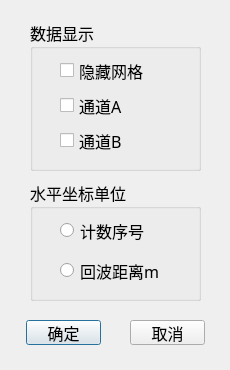
<?xml version="1.0" encoding="UTF-8"?>
<ui version="4.0">
 <class>plotDialog</class>
 <widget class="QDialog" name="plotDialog">
  <property name="geometry">
   <rect>
    <x>0</x>
    <y>0</y>
    <width>230</width>
    <height>370</height>
   </rect>
  </property>
  <property name="minimumSize">
   <size>
    <width>230</width>
    <height>370</height>
   </size>
  </property>
  <property name="maximumSize">
   <size>
    <width>230</width>
    <height>370</height>
   </size>
  </property>
  <property name="font">
   <font>
    <family>微软雅黑</family>
    <pointsize>12</pointsize>
   </font>
  </property>
  <property name="windowTitle">
   <string>数据显示</string>
  </property>
  <property name="windowIcon">
   <iconset resource="images.qrc">
    <normaloff>:/images/plotView.png</normaloff>:/images/plotView.png</iconset>
  </property>
  <widget class="QGroupBox" name="groupBox">
   <property name="geometry">
    <rect>
     <x>30</x>
     <y>20</y>
     <width>171</width>
     <height>151</height>
    </rect>
   </property>
   <property name="title">
    <string>数据显示</string>
   </property>
   <widget class="QCheckBox" name="checkBox_hide_grid">
    <property name="geometry">
     <rect>
      <x>30</x>
      <y>40</y>
      <width>91</width>
      <height>21</height>
     </rect>
    </property>
    <property name="text">
     <string>隐藏网格</string>
    </property>
   </widget>
   <widget class="QCheckBox" name="checkBox_showA">
    <property name="geometry">
     <rect>
      <x>30</x>
      <y>75</y>
      <width>71</width>
      <height>21</height>
     </rect>
    </property>
    <property name="text">
     <string>通道A</string>
    </property>
   </widget>
   <widget class="QCheckBox" name="checkBox_showB">
    <property name="geometry">
     <rect>
      <x>30</x>
      <y>110</y>
      <width>71</width>
      <height>21</height>
     </rect>
    </property>
    <property name="text">
     <string>通道B</string>
    </property>
   </widget>
  </widget>
  <widget class="QGroupBox" name="groupBox_2">
   <property name="geometry">
    <rect>
     <x>30</x>
     <y>180</y>
     <width>171</width>
     <height>121</height>
    </rect>
   </property>
   <property name="title">
    <string>水平坐标单位</string>
   </property>
   <widget class="QRadioButton" name="radioButton_countNum">
    <property name="geometry">
     <rect>
      <x>30</x>
      <y>40</y>
      <width>89</width>
      <height>21</height>
     </rect>
    </property>
    <property name="text">
     <string>计数序号</string>
    </property>
   </widget>
   <widget class="QRadioButton" name="radioButton_echoDistance">
    <property name="geometry">
     <rect>
      <x>30</x>
      <y>80</y>
      <width>101</width>
      <height>21</height>
     </rect>
    </property>
    <property name="text">
     <string>回波距离m</string>
    </property>
   </widget>
  </widget>
  <widget class="QPushButton" name="pushButton_sure">
   <property name="geometry">
    <rect>
     <x>26</x>
     <y>320</y>
     <width>75</width>
     <height>25</height>
    </rect>
   </property>
   <property name="text">
    <string>确定</string>
   </property>
  </widget>
  <widget class="QPushButton" name="pushButton_cancel">
   <property name="geometry">
    <rect>
     <x>130</x>
     <y>320</y>
     <width>75</width>
     <height>25</height>
    </rect>
   </property>
   <property name="text">
    <string>取消</string>
   </property>
  </widget>
 </widget>
 <resources>
  <include location="images.qrc"/>
 </resources>
 <connections/>
</ui>
